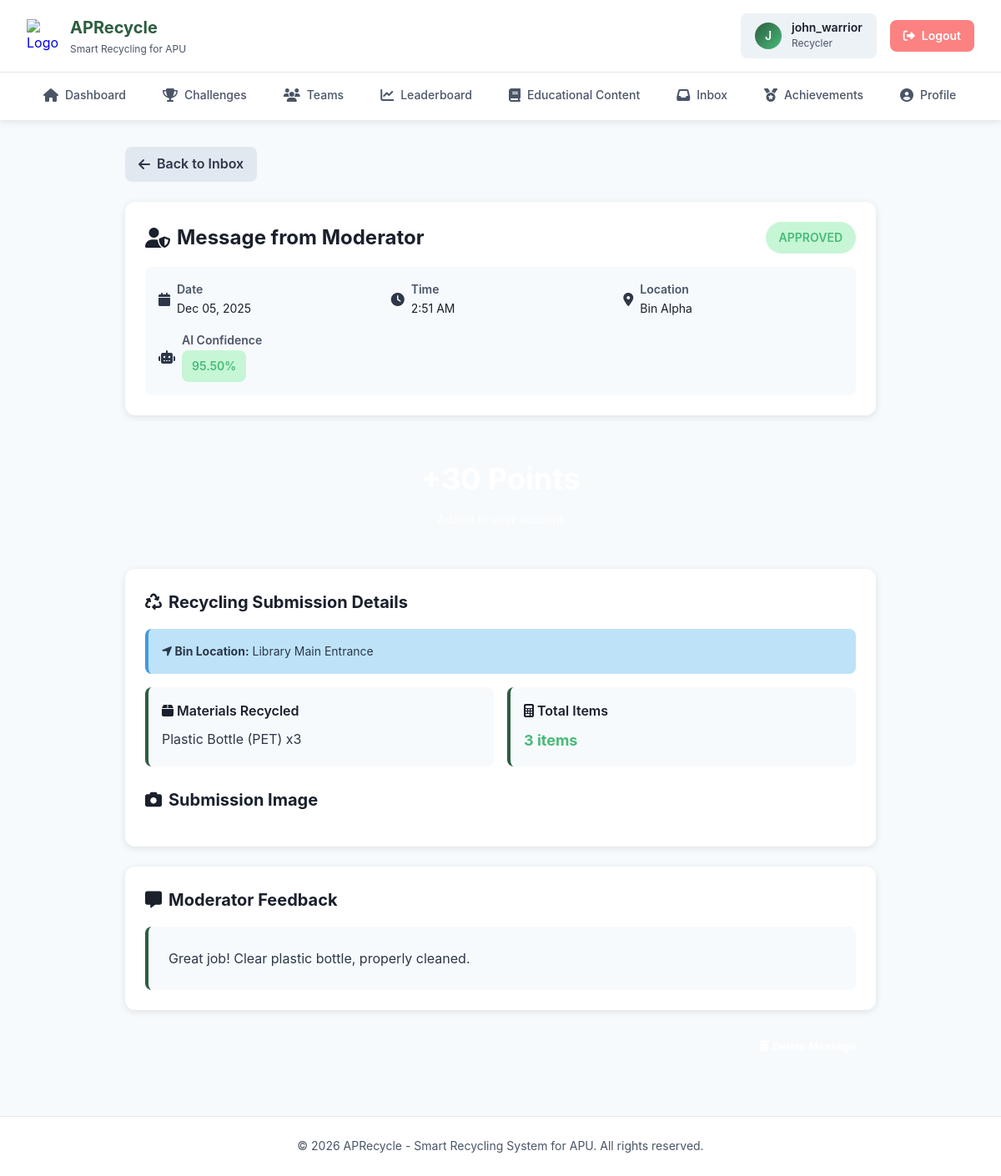
Page /recycler/inbox-details.php?id=1 (signed in) on the earlier database version.
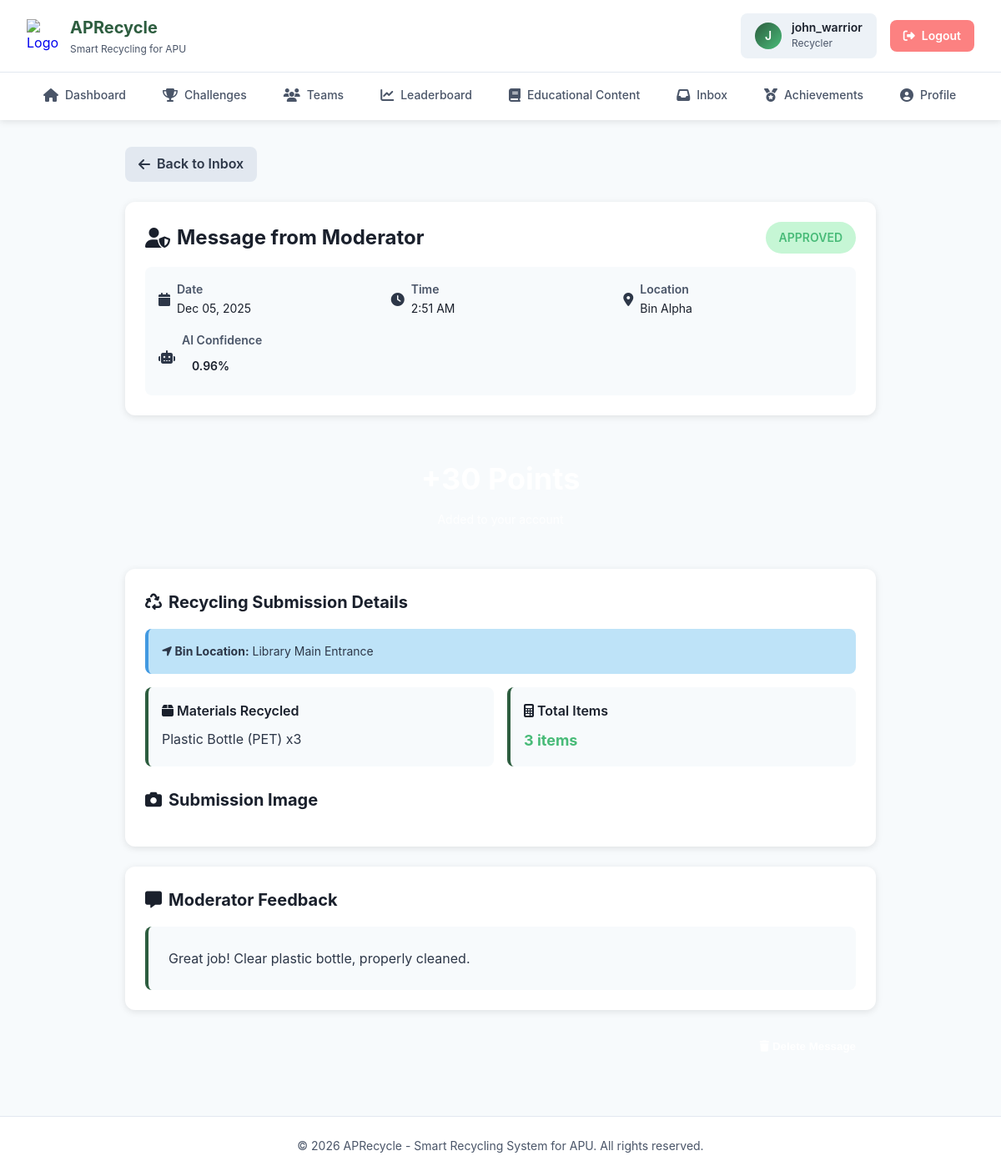
Same page on the later database version.
### tables this page shows
CREATE TABLE IF NOT EXISTS `recycling_submission` (
  `submission_id` int NOT NULL AUTO_INCREMENT,
  `user_id` int NOT NULL,
  `bin_id` int NOT NULL,
  `image_url` varchar(255) NOT NULL,
  `ai_confidence` decimal(5,2) NOT NULL,
  `status` varchar(20) NOT NULL,
  `moderator_feedback` text,
  `created_at` datetime NOT NULL DEFAULT CURRENT_TIMESTAMP,
  PRIMARY KEY (`submission_id`),
  KEY `user_id` (`user_id`),
  KEY `bin_id` (`bin_id`)
);

CREATE TABLE IF NOT EXISTS `recycling_bin` (
  `bin_id` int NOT NULL AUTO_INCREMENT,
  `bin_name` varchar(50) NOT NULL,
  `bin_location` varchar(50) NOT NULL,
  PRIMARY KEY (`bin_id`)
);

### recycler/inbox-details.php (the view, shortened to what the changed rows need)
<?php
$user_id = $_SESSION['user_id'];
$conn = getDBConnection();
$submission_id = intval($_GET['id']);
$query = "SELECT
          rs.submission_id,
          rs.moderator_feedback,
          rs.status,
          rs.created_at,
          rs.image_url,
          rs.ai_confidence,
          rb.bin_name,
          rb.bin_location,
          GROUP_CONCAT(CONCAT(m.material_name, ' x', sm.quantity) SEPARATOR ', ') as materials_detail,
          SUM(sm.quantity * m.points_per_item) as points_earned,
          SUM(sm.quantity) as total_items
          FROM recycling_submission rs
          LEFT JOIN submission_material sm ON rs.submission_id = sm.submission_id
          LEFT JOIN material m ON sm.material_id = m.material_id
          LEFT JOIN recycling_bin rb ON rs.bin_id = rb.bin_id
          WHERE rs.submission_id = ? AND rs.user_id = ?
          GROUP BY rs.submission_id";
$stmt = mysqli_prepare($conn, $query);
mysqli_stmt_bind_param($stmt, "ii", $submission_id, $user_id);
mysqli_stmt_execute($stmt);
$result = mysqli_stmt_get_result($stmt);
$message = mysqli_fetch_assoc($result);
include 'includes/header.php';
?>
<div class="details-container">
    <div class="message-header-card">
        <div class="header-top">
            <h1 class="message-title">
                <i class="fas fa-user-shield"></i>
                Message from Moderator
            </h1>
            <span class="status-badge <?php echo strtolower($message['status']); ?>">
                <?php echo ucfirst($message['status']); ?>
            </span>
        </div>
        <div class="message-meta">
            <div class="meta-item">
                <div>
                    <div class="meta-label">Date</div>
                    <div class="meta-value"><?php echo date('M d, Y', strtotime($message['created_at'])); ?></div>
                </div>
            </div>
            <div class="meta-item">
                <div>
                    <div class="meta-label">Time</div>
                    <div class="meta-value"><?php echo date('g:i A', strtotime($message['created_at'])); ?></div>
                </div>
            </div>
            <div class="meta-item">
                <div>
                    <div class="meta-label">Location</div>
                    <div class="meta-value"><?php echo htmlspecialchars($message['bin_name'] ?? 'N/A'); ?></div>
                </div>
            </div>
            <?php if ($message['ai_confidence']): ?>
                <div class="meta-item">
                    <i class="fas fa-robot"></i>
                    <div>
                        <div class="meta-label">AI Confidence</div>
                        <div class="meta-value">
                            <span class="confidence-badge <?php
                                $conf = $message['ai_confidence'];
                                echo $conf >= 90 ? 'confidence-high' : ($conf >= 70 ? 'confidence-medium' : 'confidence-low');
                            ?>">
                                <?php echo $message['ai_confidence']; ?>%
                            </span>
                        </div>
                    </div>
                </div>
            <?php endif; ?>
        </div>
    </div>
    <div class="submission-details">
        <h2 class="section-title">
            <i class="fas fa-recycle"></i>
            Recycling Submission Details
        </h2>
        <?php if ($message['bin_location']): ?>
            <div class="bin-info">
                <p><strong><i class="fas fa-location-arrow"></i> Bin Location:</strong> <?php echo htmlspecialchars($message['bin_location']); ?></p>
            </div>
        <?php endif; ?>
    </div>
    <div class="feedback-section">
        <h2 class="section-title">
            <i class="fas fa-comment-alt"></i>
            Moderator Feedback
        </h2>
        <div class="feedback-box">
            <p class="feedback-text"><?php echo nl2br(htmlspecialchars($message['moderator_feedback'])); ?></p>
        </div>
    </div>
</div>
<?php include 'includes/footer.php'; ?>

Differences in the rows shown:
changed recycling_submission "Great job! Clear plastic bottle, properly cleaned.": ai_confidence "95.50" → "0.96"
